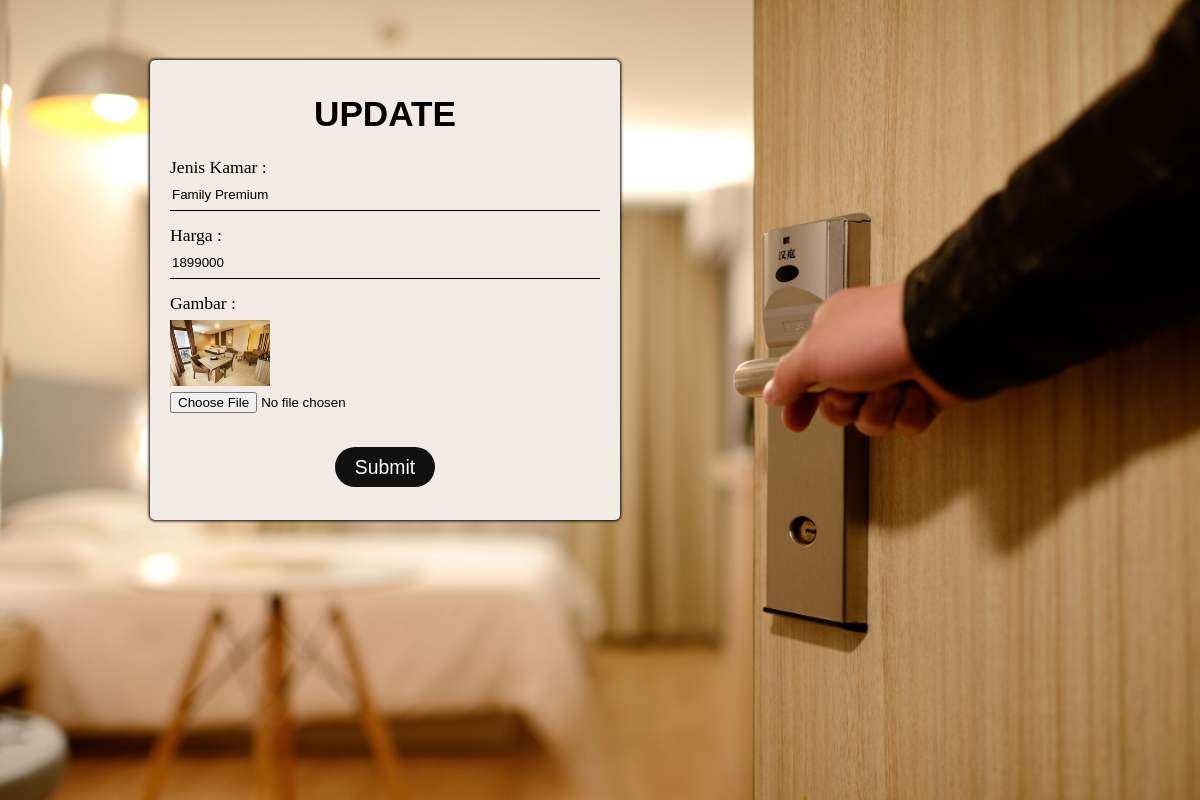
/admin/update.php?id=4 (signed in), run on the app's committed database.
### tables this page shows
CREATE TABLE `harga` (
  `id` int(3) NOT NULL,
  `gambar` varchar(50) NOT NULL,
  `jenis` varchar(50) NOT NULL,
  `harga` int(10) NOT NULL
);

### book/function.php (called while the page is built, shortened)
<?php
    $conn = mysqli_connect("localhost", "root", "", "ehotel");
    function query($query) {
        global $conn;
        $result = mysqli_query($conn, $query);
        $data = [];
        while ($datas = mysqli_fetch_assoc($result)) {
            $data[] = $datas;
        }
        return $data;
    }
?>

### admin/update.php (the view, shortened to what this page needs)
<?php
    require '../book/function.php';
    $id = $_GET["id"];
    $hasil = query("SELECT * FROM harga WHERE id = $id")[0];
?>
<!DOCTYPE html>
<html lang="en">
<head>
    <link rel="stylesheet" href="adminStyle.css">
</head>
<body>
    <div class="bg_update">
        <div class="cont_update">
            <h1>UPDATE</h1>
            <form action="" method="POST" enctype="multipart/form-data">
                    <div class="batch jenis">
                        <label for="jenis">Jenis Kamar : </label>
                        <input type="text" name="jenis" id="jenis" value="<?= $hasil["jenis"]; ?>" require autocomplete="off">
                    </div>
                    <div class="batch harga">
                        <label for="harga">Harga : </label>
                        <input type="number" name="harga" id="harga" value="<?= $hasil["harga"]; ?>" require autocomplete="off">
                    </div>
                    <div class="batch gambar">
                        <label for="gambar">Gambar : </label>
                        <img src="../room/imgRoom/<?=$hasil["gambar"]; ?>" width="100">
                        <input type="file" name="gambar" id="gambar">
                    </div>
                <button type="submit" name="submit">Submit</button>
            </form>
        </div>
    </div>
</body>
</html>

### admin/adminStyle.css (style rules this page uses)
body { margin: 0; padding: 0; }
.cont_login .form button, .bg_update .cont_update button { width: 100px; height: 40px; background-color: #111111; color: #ffffff; outline: none; border: none; border-radius: 50px; font-size: 1.1em; position: relative; left: 145px; margin: 20px; transition: transform .2s ease-in-out, box-shadow .2s ease-in-out; }
.bg_update { background-image: url(img/bg2.jpg); background-size: cover; height: 100vh; font-size: 1.1em; }
.bg_update h1 { text-align: center; font-family: 'Montserrat', sans-serif; }
.bg_update .cont_update { width: 430px; background-color: rgb(241, 234, 229); padding: 10px 20px; height: 440px; border-radius: 5px; box-shadow: 0 0 3px 1px black; position: relative; top: 60px; left: 150px; }
.bg_update form { display: flex; flex-direction: column; height: 350px; justify-content: space-between; }
.bg_update form .batch { display: flex; flex-direction: column; justify-content: space-between; }
.bg_update form .batch.jenis input, .bg_update form .batch.harga input { border: none; border-bottom: 1px solid black; outline: none; background: transparent; height: 30px; }
.bg_update form .batch.gambar { justify-content: space-between; height: 120px; }

### data on the page
harga: jenis "Family Premium", harga "1899000", gambar (picture)
